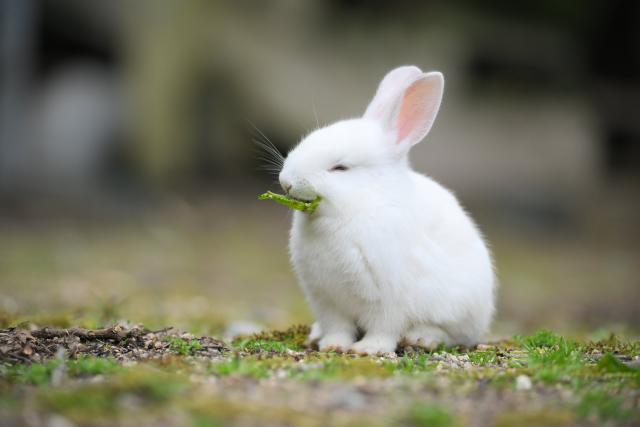
#> input picture SensorReaderSystem/網頁設計/day01/imgs/01.jpg, 640 x 427 px, given in place of the camera
$ python FindCircle_v1.py
#> lines starting #> are read from the running program, lines starting #| are printed output that depends on the picture; after the words box and inside, x2 and y2 are one past the last pixel; in counts of white or black regions, pixels touching at a corner belong together
import cv2
import numpy as np

# 選擇第二隻攝影機
cap = cv2.VideoCapture(0)

while(True):
    # 從攝影機擷取一張影像
    ret, frame = cap.read()
#> frame is the input picture: shape (427, 640, 3); mean B, G, R 99.4, 118.3, 119.2

    resize = cv2.resize(frame, (480, 360))
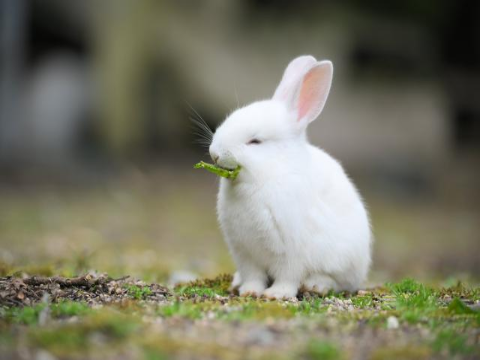
#> resize: shape (360, 480, 3); mean B, G, R 99.3, 118.2, 119.1
    gray = cv2.cvtColor(resize, cv2.COLOR_BGR2GRAY)  # 轉換成灰階影像
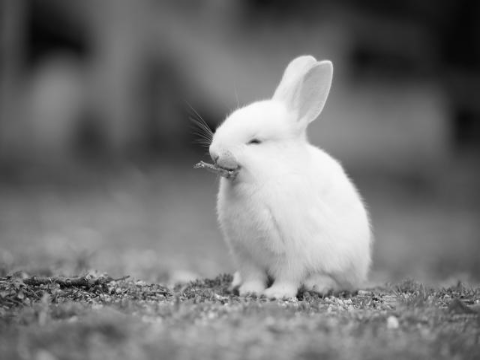
#> gray: shape (360, 480); min 5, max 252, mean 116.3
    blur = cv2.blur(gray,( 5 , 5 ) )
    canny = cv2.Canny(blur, 30 , 150)
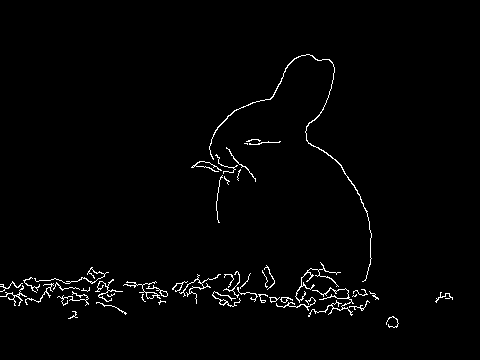
#> canny: shape (360, 480); 1.7% white in thin lines or dots, all inside (x1, y1, x2, y2) = (0, 54, 453, 328)

    width = resize.shape[1] / 2
#> width = 240
    height = resize.shape[0] / 2
#> height = 180

    circles = cv2.HoughCircles(gray, cv2.HOUGH_GRADIENT, 1, 100, param1=100, param2=30, minRadius=5, maxRadius=300)
#> circles = [[274.5, 227.5, 91], [136.5, 205.5, 101.3], [388.5, 178.5, 134.8], [79.5, 354.5, 80.2], [365.5, 354.5, 66.7], [213.5, 342.5, 65.5], [50.5, 258.5, 43.6], [458.5, 303.5, 18.2], [259.5, 71.5, 71.9]]

    # 繪圖
    img_circle = cv2.circle(resize, ((int)(width),(int)(height)), 2, (0,0,225), -1)

    # 顯示圖片
    cv2.imshow('resize', resize)
    #cv2.imshow('gray', gray)
    #cv2.imshow('blur', blur)
    cv2.imshow('canny', canny)

    # 若按下 q 鍵則離開迴圈
    if cv2.waitKey(1) & 0xFF == ord('q'):
#> (key q is pressed here)
        break

# 釋放攝影機
cap.release()

# 關閉所有 OpenCV 視窗
cv2.destroyAllWindows()
